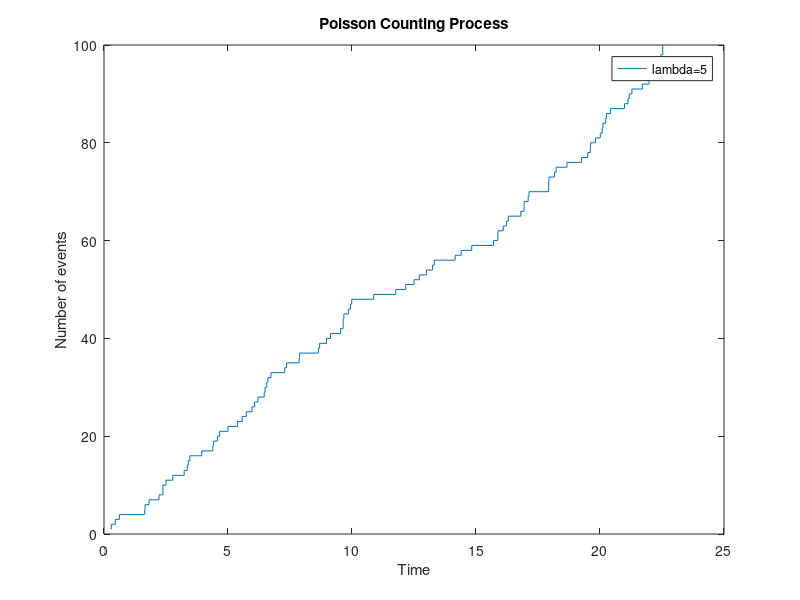

Recreate this plot in MATLAB.
pkg load statistics

clc;
clear all;
close all;

# TASK: Create 100 consecutive Poisson processes wiith exprnd() and draw the stairs function
# of one Poisson counting process with lambda = 5.

# The waiting times follow an exponential distribution with parameter lambda.

# counter ~= lambda*T.

lambda = 5;
samples = exprnd(1/lambda, 1, 100);
arrival_time = cumsum(samples);
stairs(arrival_time, 1:100);

title("Poisson Counting Process");
xlabel("Time");
ylabel("Number of events");
legend("lambda=5");
hold off;

# TASK: Find mean number of events per second for a window DT = t1 - t2 of 100 consecutive
# events. Repeat for 200, 300, 500, 1000, 10000 consecutive events.

# The number of events on a given T window of time follows a Poisson distribution with
# mean equal to lambda*T.

end_time = arrival_time(end);
mean = 100/end_time;
deviation = abs(lambda-mean);
display("For 100 samples: ");
display(mean);
display(deviation);

n_samples = [200, 300, 500, 1000, 10000];
display("For 200, 300, 500, 1000, 10000 samples respectively: ");

for i=1:5
  samples = exprnd(1/lambda, 1, n_samples(i));
  arrival_time = cumsum(samples);
  end_time = arrival_time(end);
  mean = n_samples(i)/end_time;
  deviation = abs(lambda-mean);
  display(mean);
  display(deviation);
endfor

# We can see that the more the samples the closer to lambda is the mean value.